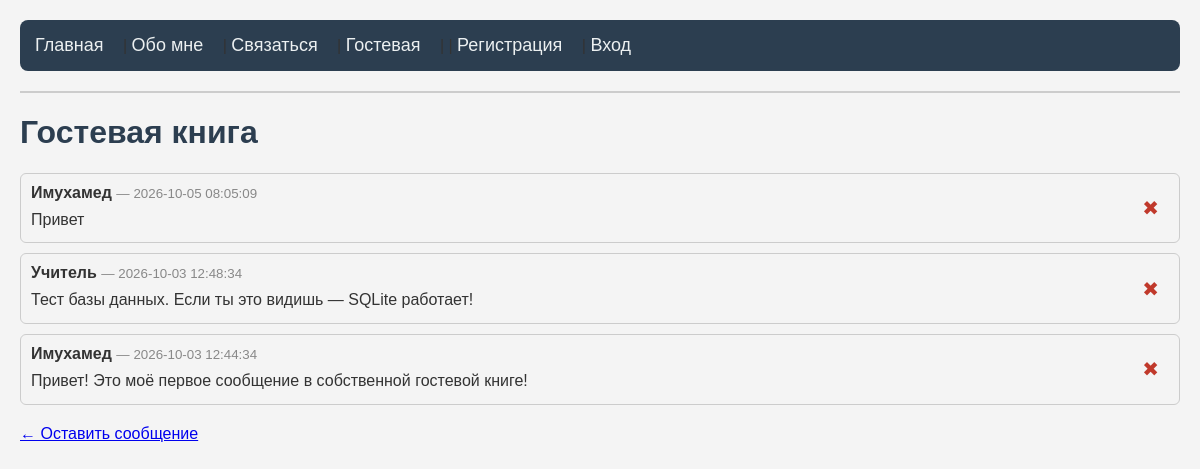
The page /messages on the database its author committed.
### tables this page shows
CREATE TABLE messages (
 id INTEGER PRIMARY KEY AUTOINCREMENT,
  name TEXT NOT NULL,
  message TEXT NOT NULL,
   created_at TEXT DEFAULT CURRENT_TIMESTAMP
   );

### app.py (the view)
@app.route('/messages')
def messages():
    conn = get_db()
    rows = conn.execute("SELECT * FROM messages ORDER BY id DESC").fetchall()
    conn.close()
    return render_template('messages.html', messages=rows)

### app.py (called while the page is built)
def get_db():
    conn = sqlite3.connect(DB)
    conn.row_factory = sqlite3.Row
    return conn

### templates/messages.html (shortened to what this page needs)
{% extends "base.html" %}
{% block content %}
    <h1>Гостевая книга</h1>
    {% if messages %}
        {% for msg in messages %}
            <div style="border:1px solid #ccc; padding:10px; margin-bottom:10px; border-radius:6px; display:flex; justify-content:space-between; align-items:center;">
                <div>
                    <strong>{{ msg['name'] }}</strong>
                    <small style="color:#888;"> — {{ msg['created_at'] }}</small>
                    <p style="margin:5px 0 0 0;">{{ msg['message'] }}</p>
                </div>
                <a href="/delete/{{ msg['id'] }}"
                   style="color:#c0392b; text-decoration:none; font-size:20px; padding:5px 10px;"
                   onclick="return confirm('Удалить это сообщение?');">
                   ✖
                </a>
            </div>
        {% endfor %}
    {% else %}
        <p>Пока сообщений нет. <a href="/contact">Оставьте первое!</a></p>
    {% endif %}
    <p><a href="/contact">← Оставить сообщение</a></p>
{% endblock %}

### templates/base.html (shortened to what this page needs)
<!DOCTYPE html>
<html>
<head>
	<title>{% block title %}Мой сайт{% endblock %}</title>                                                      	<link rel="stylesheet" href="{{ url_for('static', filename='style.css') }}">
</head>
<body>
    <nav>
    <a href="/">Главная</a> |
    <a href="/about">Обо мне</a> |
    <a href="/contact">Связаться</a> |
    <a href="/messages">Гостевая</a> |
    {% if session.user_id %}
        | <a href="/profile">Привет, {{ session.username }}!</a> |
        <a href="/logout">Выйти</a>
    {% else %}
        | <a href="/register">Регистрация</a> |
        <a href="/login">Вход</a>
    {% endif %}
 </nav>
    <hr>
    {% block content %}{% endblock %}
</body>
</html>

### static/style.css (style rules this page uses)
body { font-family: Arial, sans-serif; background-color: #f4f4f4; color: #333; margin: 0; padding: 20px; }
nav { background-color: #2c3e50; padding: 15px; border-radius: 8px; margin-bottom: 20px; }
nav a { color: #ecf0f1; text-decoration: none; font-size: 18px; margin-right: 15px; }
h1 { color: #2c3e50; font-size: 32px; }
p { font-size: 16px; line-height: 1.6; }
hr { border: 1px solid #ccc; margin: 20px 0; }

### rows shown on the page
messages: name "Имухамед", created_at "2026-10-05 08:05:09", message "Привет"
messages: name "Учитель", created_at "2026-10-03 12:48:34", message "Тест базы данных. Если ты это видишь — SQLite работает!"
messages: name "Имухамед", created_at "2026-10-03 12:44:34", message "Привет! Это моё первое сообщение в собственной гостевой книге!"
